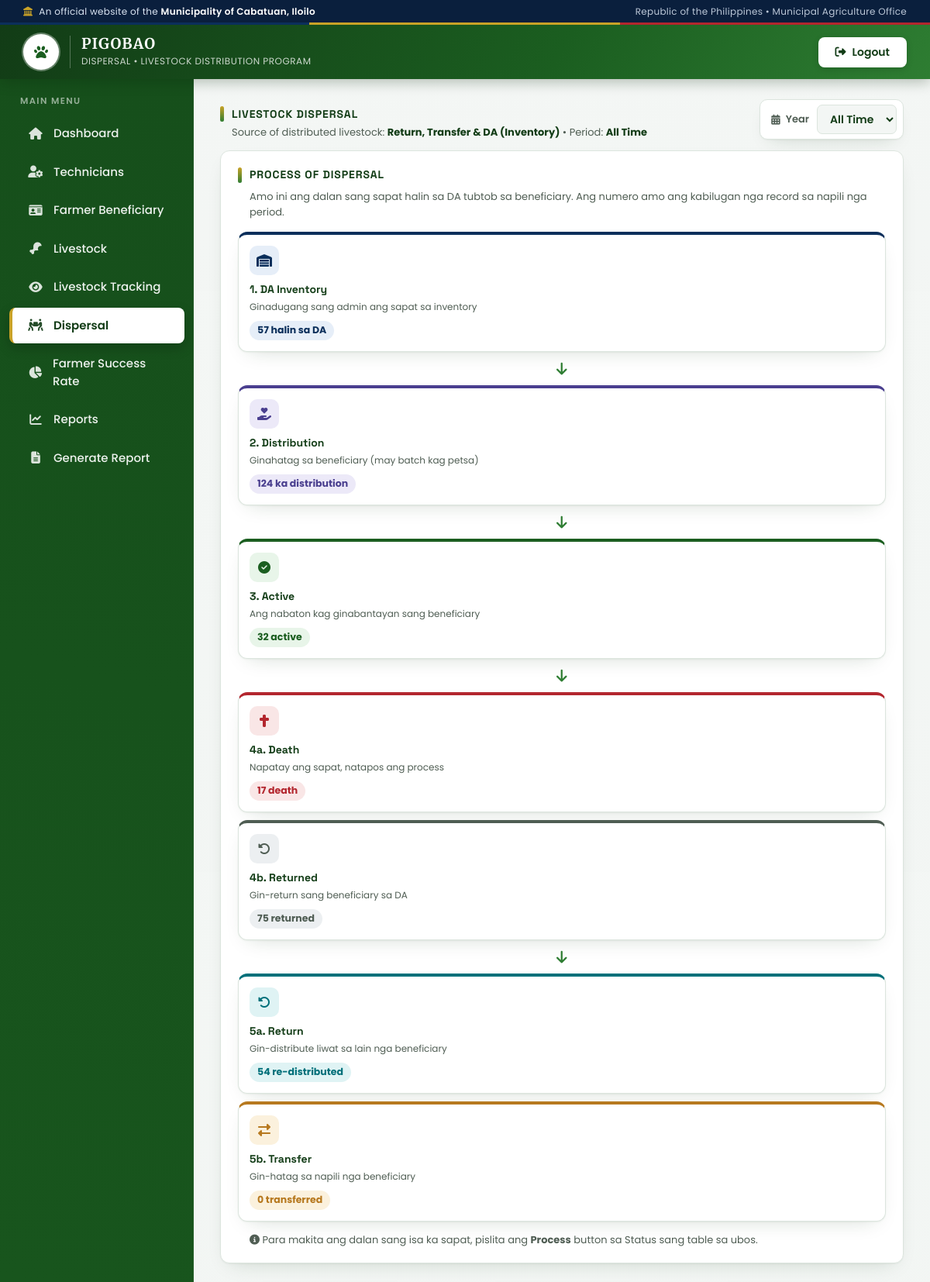
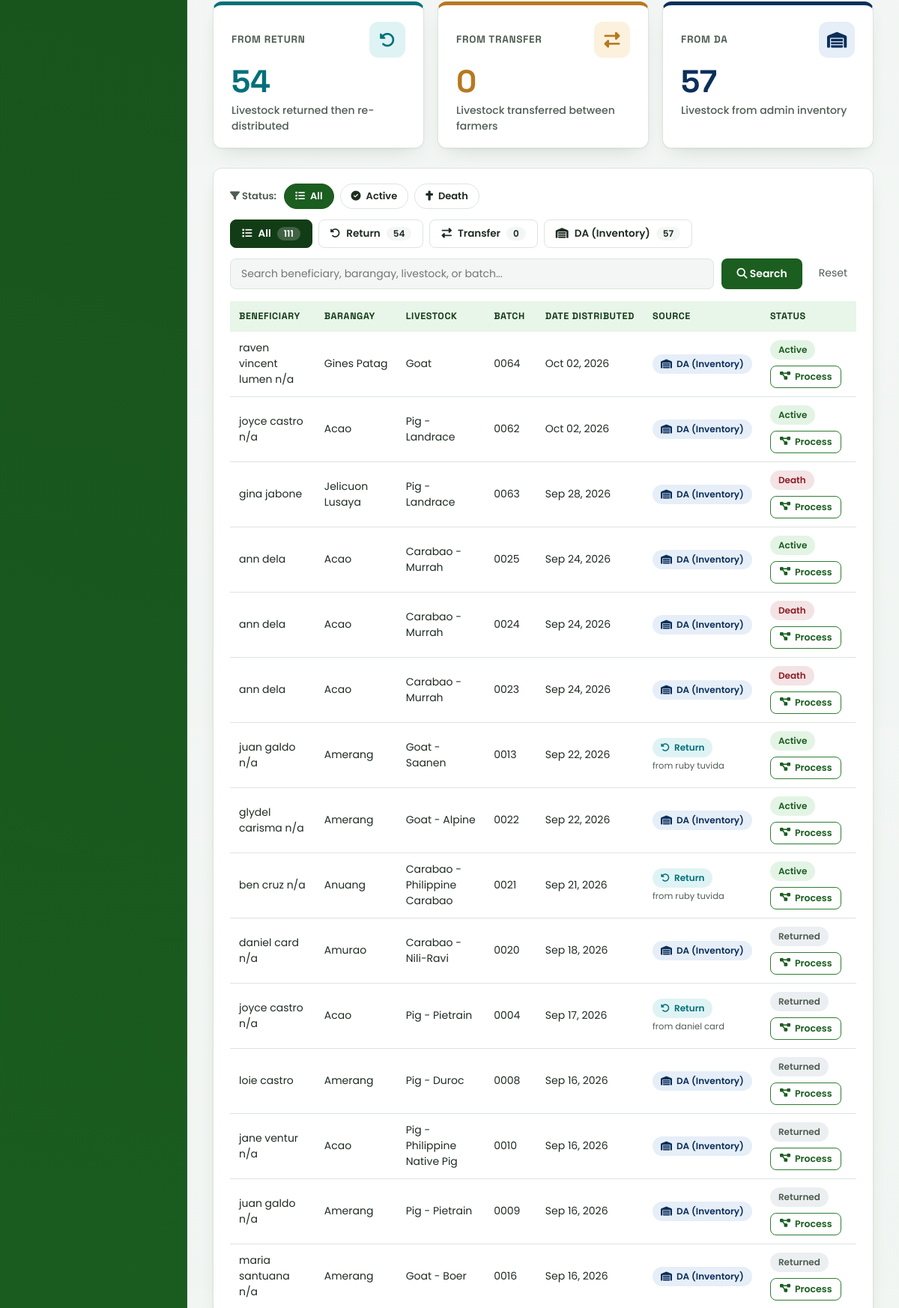
The app's page /dispersal.php (signed in, upper part) with its own data (2 pictures, top to bottom).
### tables this page shows
CREATE TABLE `distributions` (
  `distribution_id` int(10) UNSIGNED NOT NULL,
  `technician_id` int(10) UNSIGNED NOT NULL,
  `beneficiary_id` int(10) UNSIGNED NOT NULL,
  `livestock_id` int(10) UNSIGNED NOT NULL,
  `quantity` int(10) UNSIGNED NOT NULL DEFAULT 1,
  `distribution_date` date NOT NULL,
  `distribution_location` varchar(150) DEFAULT NULL,
  `batch_no` varchar(50) NOT NULL,
  `remarks` text DEFAULT NULL,
  `status` enum('active','returned','death') NOT NULL DEFAULT 'active',
  `return_date` date DEFAULT NULL,
  `return_reason` varchar(255) DEFAULT NULL,
  `returned_to_beneficiary_id` int(10) UNSIGNED DEFAULT NULL,
  `report_type` varchar(100) DEFAULT NULL,
  `report_content` text DEFAULT NULL,
  `report_date` date DEFAULT NULL,
  `death_date` date DEFAULT NULL,
  `death_cause` varchar(255) DEFAULT NULL,
  `death_type` enum('natural','disease','accident','unknown','other') DEFAULT NULL,
  `death_remarks` text DEFAULT NULL,
  `closed_at` datetime DEFAULT NULL,
  `closed_by` int(10) UNSIGNED DEFAULT NULL,
  `created_at` timestamp NOT NULL DEFAULT current_timestamp(),
  `updated_at` timestamp NOT NULL DEFAULT current_timestamp() ON UPDATE current_timestamp()
);

### dispersal.php (the view, shortened to what this page needs)
<?php
require '../db.php';
$base="
    SELECT d.distribution_id, d.livestock_id, d.quantity, d.distribution_date, d.batch_no, d.status,
           d.distribution_location,
           CONCAT_WS(' ', b.firstname, b.lastname, b.extension_name) AS b_name,
           br.barangay_name AS b_brgy,
           CONCAT(UPPER(SUBSTRING(l.kind,1,1)),SUBSTRING(l.kind,2),
                  IF(l.breed<>'',CONCAT(' - ',l.breed),'')) AS l_type,
           CONCAT_WS(' ', pb.firstname, pb.lastname) AS from_name,
           pv.return_date AS from_date,
           CASE
             WHEN pv.distribution_id IS NOT NULL THEN
                  IF(pv.returned_to_beneficiary_id=d.beneficiary_id,'transfer','return')
             ELSE 'da'
           END AS src
    FROM distributions d
    JOIN beneficiaries b ON b.beneficiary_id=d.beneficiary_id
    LEFT JOIN barangays br ON br.barangay_id=b.barangay_id
    LEFT JOIN livestock l ON l.livestock_id=d.livestock_id
    LEFT JOIN distributions pv ON pv.distribution_id=(
        SELECT p.distribution_id FROM distributions p
        WHERE p.livestock_id=d.livestock_id
          AND p.distribution_id<d.distribution_id
          AND p.status='returned'
          AND p.beneficiary_id<>d.beneficiary_id
        ORDER BY p.distribution_id DESC LIMIT 1)
    LEFT JOIN beneficiaries pb ON pb.beneficiary_id=pv.beneficiary_id
";
$source=$_GET['source']??'all';
$dstatus=$_GET['dstatus']??'all';
$search=trim($_GET['q']??'');
$yearParam=$_GET['year']??'all';
$year=preg_match('/^\d{4}$/',$yearParam)?(int)$yearParam:'all';
$where=" WHERE 1=1";
$types='';
$params=[];
function runQuery($conn,$sql,$types,$params){
    try{
        $st=$conn->prepare($sql);
        $st->execute();
        return [$st->get_result(),null];
    }catch(Throwable $e){
        return [false,$e->getMessage()];
    }
}
$counts=['all'=>0,'return'=>0,'transfer'=>0,'da'=>0];
[$cres,$cerr]=runQuery($conn,"SELECT t.src, COUNT(*) c FROM ($base) t $where GROUP BY t.src",$types,$params);
if($cres){
    while($r=$cres->fetch_assoc()){
        if(isset($counts[$r['src']])){ $counts[$r['src']]=(int)$r['c']; }
        $counts['all']+=(int)$r['c'];
    }
}
$listWhere=$where; $listTypes=$types; $listParams=$params;
[$rows,$qerr]=runQuery($conn,
    "SELECT t.* FROM ($base) t $listWhere ORDER BY t.distribution_date DESC, t.distribution_id DESC",
    $listTypes,$listParams);
$stat=['active'=>0,'death'=>0,'returned'=>0];
$yw=''; $yt=''; $yp=[];
[$sres,$serr]=runQuery($conn,"SELECT status, COUNT(*) c FROM distributions $yw GROUP BY status",$yt,$yp);
if($sres){
    while($r=$sres->fetch_assoc()){
        if(isset($stat[$r['status']])){ $stat[$r['status']]=(int)$r['c']; }
    }
}
$statTotal=array_sum($stat);
$labels=[
    'return'  =>['Return','fa-rotate-left','return'],
    'transfer'=>['Transfer','fa-right-left','transfer'],
    'da'      =>['DA (Inventory)','fa-warehouse','da'],
];
function tabUrl($s,$year,$search,$dstatus='all'){
    return '?'.http_build_query(['source'=>$s,'year'=>$year,'q'=>$search,'dstatus'=>$dstatus]);
}
?>
<!DOCTYPE html>
<html lang="en">
<head>
<link rel="stylesheet" href="https://cdnjs.cloudflare.com/ajax/libs/font-awesome/6.4.0/css/all.min.css">
</head>
<body>
<div class="gov-strip">
<div class="left">
<i class="fas fa-landmark"></i>
<span>An official website of the <strong>Municipality of Cabatuan, Iloilo</strong></span>
</div>
<div class="right">Republic of the Philippines &bull; Municipal Agriculture Office</div>
</div>
<header>
<div class="brand">
<div class="seal">
</div>
<div class="titles">
<h1>PIGOBAO</h1>
<small>Dispersal &bull; Livestock Distribution Program</small>
</div>
</div>
<a href="../adminlog_out.php" class="logout">
<i class="fas fa-right-from-bracket"></i>
Logout
</a>
</header>
<div class="sidebar">
<div class="menu-title">Main Menu</div>
<a href="../admin_dashboard.php"><i class="fas fa-home"></i>Dashboard</a>
<a href="add-technician.php"><i class="fas fa-user-cog"></i>Technicians</a>
<a href="farmer-beneficiary.php"><i class="fas fa-id-card"></i>Farmer Beneficiary</a>
<a href="add-livestock.php"><i class="fas fa-drumstick-bite"></i>Livestock</a>
<a href="tracking.php"><i class="fas fa-eye"></i>Livestock Tracking</a>
<a href="dispersal.php" class="active"><i class="fas fa-people-carry-box"></i>Dispersal</a>
<a href="farmer-success-rate.php"><i class="fas fa-chart-pie"></i>Farmer Success Rate</a>
<a href="reports.php"><i class="fas fa-chart-line"></i>Reports</a>
<a href="generate-report.php"><i class="fas fa-file-alt"></i>Generate Report</a>
</div>
<div class="main-content">
<div class="overview-bar">
<div>
<p class="section-label">Livestock Dispersal</p>
<p class="period">
Source of distributed livestock:
<strong>Return, Transfer &amp; DA (Inventory)</strong>
&bull; Period: <strong><?=$year==='all'?'All Time':(int)$year?></strong>
</p>
</div>
<form class="year-filter" method="GET">
<label for="year"><i class="fas fa-calendar-days"></i> Year</label>
<select name="year" id="year" onchange="saveScroll();this.form.submit()">
<option value="all" <?=$year==='all'?'selected':''?>>All Time</option>
</select>
</form>
</div>
<div class="panel flow-panel">
<p class="section-label">Process of Dispersal</p>
<p class="flow-note">Amo ini ang dalan sang sapat halin sa DA tubtob sa beneficiary. Ang numero amo ang kabilugan nga record sa napili nga period.</p>
<div class="pflow">
  <div class="pstep s-da">
    <div class="pico"><i class="fas fa-warehouse"></i></div>
    <b>1. DA Inventory</b>
    <small>Ginadugang sang admin ang sapat sa inventory</small>
    <span class="pcount"><?=number_format($counts['da'])?> halin sa DA</span>
  </div>
  <div class="parrow"><i class="fas fa-arrow-right"></i></div>
  <div class="pstep s-dist">
    <div class="pico"><i class="fas fa-hand-holding-heart"></i></div>
    <b>2. Distribution</b>
    <small>Ginahatag sa beneficiary (may batch kag petsa)</small>
    <span class="pcount"><?=number_format($statTotal)?> ka distribution</span>
  </div>
  <div class="parrow"><i class="fas fa-arrow-right"></i></div>
  <div class="pstep s-active">
    <div class="pico"><i class="fas fa-circle-check"></i></div>
    <b>3. Active</b>
    <small>Ang nabaton kag ginabantayan sang beneficiary</small>
    <span class="pcount"><?=number_format($stat['active'])?> active</span>
  </div>
  <div class="parrow"><i class="fas fa-arrow-right"></i></div>
  <div class="pbranch">
    <div class="pstep s-death">
      <div class="pico"><i class="fas fa-cross"></i></div>
      <b>4a. Death</b>
      <small>Napatay ang sapat, natapos ang process</small>
      <span class="pcount"><?=number_format($stat['death'])?> death</span>
    </div>
    <div class="pstep s-ret">
      <div class="pico"><i class="fas fa-rotate-left"></i></div>
      <b>4b. Returned</b>
      <small>Gin-return sang beneficiary sa DA</small>
      <span class="pcount"><?=number_format($stat['returned'])?> returned</span>
    </div>
  </div>
  <div class="parrow"><i class="fas fa-arrow-right"></i></div>
  <div class="pbranch">
    <div class="pstep s-re">
      <div class="pico"><i class="fas fa-rotate-left"></i></div>
      <b>5a. Return</b>
      <small>Gin-distribute liwat sa lain nga beneficiary</small>
      <span class="pcount"><?=number_format($counts['return'])?> re-distributed</span>
    </div>
    <div class="pstep s-tr">
      <div class="pico"><i class="fas fa-right-left"></i></div>
      <b>5b. Transfer</b>
      <small>Gin-hatag sa napili nga beneficiary</small>
      <span class="pcount"><?=number_format($counts['transfer'])?> transferred</span>
    </div>
  </div>
</div>
<p class="flow-note" style="margin:14px 0 0">
<i class="fas fa-circle-info"></i> Para makita ang dalan sang isa ka sapat, pislita ang <strong>Process</strong> button sa Status sang table sa ubos.
</p>
</div>
<div class="dashboard-cards -three">
<a class="card -return <?=$source==='return'?'-active':''?>" href="<?=htmlspecialchars(tabUrl('return',$yearParam,$search,$dstatus))?>">
<div class="card-top">
<span class="card-label">From Return</span>
<div class="card-icon"><i class="fas fa-rotate-left"></i></div>
</div>
<div class="number"><?=number_format($counts['return'])?></div>
<div class="description">Livestock returned then re-distributed</div>
</a>
<a class="card -transfer <?=$source==='transfer'?'-active':''?>" href="<?=htmlspecialchars(tabUrl('transfer',$yearParam,$search,$dstatus))?>">
<div class="card-top">
<span class="card-label">From Transfer</span>
<div class="card-icon"><i class="fas fa-right-left"></i></div>
</div>
<div class="number"><?=number_format($counts['transfer'])?></div>
<div class="description">Livestock transferred between farmers</div>
</a>
<a class="card -da <?=$source==='da'?'-active':''?>" href="<?=htmlspecialchars(tabUrl('da',$yearParam,$search,$dstatus))?>">
<div class="card-top">
<span class="card-label">From DA</span>
<div class="card-icon"><i class="fas fa-warehouse"></i></div>
</div>
<div class="number"><?=number_format($counts['da'])?></div>
<div class="description">Livestock from admin inventory</div>
</a>
</div>
<div class="panel">
<div class="state-filter">
<span class="lbl"><i class="fas fa-filter"></i> Status:</span>
<a class="pill <?=$dstatus==='all'?'on':''?>" href="<?=htmlspecialchars(tabUrl($source,$yearParam,$search,'all'))?>"><i class="fas fa-list"></i> All</a>
<a class="pill <?=$dstatus==='active'?'on':''?>" href="<?=htmlspecialchars(tabUrl($source,$yearParam,$search,'active'))?>"><i class="fas fa-circle-check"></i> Active</a>
<a class="pill death <?=$dstatus==='death'?'on':''?>" href="<?=htmlspecialchars(tabUrl($source,$yearParam,$search,'death'))?>"><i class="fas fa-cross"></i> Death</a>
</div>
<div class="tabs">
<?php
$tabDefs=['all'=>['All','fa-list']]+array_map(fn($l)=>[$l[0],$l[1]],$labels);
foreach($tabDefs as $key=>$def): ?>
<a class="tab <?=$source===$key?'active':''?>" href="<?=htmlspecialchars(tabUrl($key,$yearParam,$search,$dstatus))?>">
<i class="fas <?=$def[1]?>"></i> <?=$def[0]?> <span class="n"><?=$counts[$key]?></span>
</a>
<?php endforeach; ?>
</div>
<form class="tools" method="get">
<input type="text" name="q" placeholder="Search beneficiary, barangay, livestock, or batch..." value="<?=htmlspecialchars($search)?>">
<button type="submit"><i class="fas fa-magnifying-glass"></i> Search</button>
<a class="reset" href="dispersal.php">Reset</a>
</form>
<div class="table-wrap">
<table>
<thead>
<tr><th>Beneficiary</th><th>Barangay</th><th>Livestock</th><th>Batch</th><th>Date Distributed</th><th>Source</th><th>Status</th></tr>
</thead>
<tbody>
<?php
if($rows && $rows->num_rows>0):
while($r=$rows->fetch_assoc()):
    $src=isset($labels[$r['src']])?$r['src']:'da';
    [$lbl,$ico,$cls]=$labels[$src];
?>
<tr>
<td><?=htmlspecialchars($r['b_name'])?></td>
<td><?=htmlspecialchars($r['b_brgy']??'-')?></td>
<td><?=htmlspecialchars($r['l_type']??'-')?></td>
<td><?=htmlspecialchars($r['batch_no']??'-')?></td>
<td><?=!empty($r['distribution_date'])?date('M d, Y',strtotime($r['distribution_date'])):'-'?></td>
<td>
<span class="badge <?=$cls?>"><i class="fas <?=$ico?>"></i> <?=$lbl?></span>
<?php if(in_array($src,['return','transfer'],true) && !empty($r['from_name'])): ?>
<span class="from">from <?=htmlspecialchars($r['from_name'])?></span>
<?php endif; ?>
</td>
<td>
<?php $st=in_array($r['status'],['active','death','returned'],true)?$r['status']:'returned'; ?>
<div class="status-actions">
<span class="badge st-<?=$st?>"><?=htmlspecialchars(ucfirst($r['status']))?></span>
<button type="button" class="btn-proc" data-id="<?=(int)$r['livestock_id']?>" title="Tan-awa ang process sang dispersal">
<i class="fas fa-diagram-project"></i> Process
</button>
</div>
</td>
</tr>
<?php endwhile; else: ?>
<tr><td colspan="7" class="empty">Wala sing nakita nga record.</td></tr>
<?php endif; ?>
</tbody>
</table>
</div>
</div>
</div>
</body>
</html>

### records on screen
distributions: b_name "raven vincent lumen n/a", b_brgy "Gines Patag", l_type "Goat", batch_no "0064", distribution_date "Oct 02, 2026", lbl "DA (Inventory)", status "Active"
distributions: b_name "joyce castro n/a", b_brgy "Acao", l_type "Pig - Landrace", batch_no "0062", distribution_date "Oct 02, 2026", lbl "DA (Inventory)", status "Active"
distributions: b_name "gina jabone", b_brgy "Jelicuon Lusaya", l_type "Pig - Landrace", batch_no "0063", distribution_date "Sep 28, 2026", lbl "DA (Inventory)", status "Death"
distributions: b_name "ann dela", b_brgy "Acao", l_type "Carabao - Murrah", batch_no "0025", distribution_date "Sep 24, 2026", lbl "DA (Inventory)", status "Active"
distributions: b_name "ann dela", b_brgy "Acao", l_type "Carabao - Murrah", batch_no "0024", distribution_date "Sep 24, 2026", lbl "DA (Inventory)", status "Death"
distributions: b_name "ann dela", b_brgy "Acao", l_type "Carabao - Murrah", batch_no "0023", distribution_date "Sep 24, 2026", lbl "DA (Inventory)", status "Death"
distributions: b_name "juan galdo n/a", b_brgy "Amerang", l_type "Goat - Saanen", batch_no "0013", distribution_date "Sep 22, 2026", lbl "Return", from_name "ruby tuvida", status "Active"
distributions: b_name "glydel carisma n/a", b_brgy "Amerang", l_type "Goat - Alpine", batch_no "0022", distribution_date "Sep 22, 2026", lbl "DA (Inventory)", status "Active"
distributions: b_name "ben cruz n/a", b_brgy "Anuang", l_type "Carabao - Philippine Carabao", batch_no "0021", distribution_date "Sep 21, 2026", lbl "Return", from_name "ruby tuvida", status "Active"
distributions: b_name "daniel card n/a", b_brgy "Amurao", l_type "Carabao - Nili-Ravi", batch_no "0020", distribution_date "Sep 18, 2026", lbl "DA (Inventory)", status "Returned"
distributions: b_name "joyce castro n/a", b_brgy "Acao", l_type "Pig - Pietrain", batch_no "0004", distribution_date "Sep 17, 2026", lbl "Return", from_name "daniel card", status "Returned"
distributions: b_name "loie castro", b_brgy "Amerang", l_type "Pig - Duroc", batch_no "0008", distribution_date "Sep 16, 2026", lbl "DA (Inventory)", status "Returned"
distributions: b_name "jane ventur n/a", b_brgy "Acao", l_type "Pig - Philippine Native Pig", batch_no "0010", distribution_date "Sep 16, 2026", lbl "DA (Inventory)", status "Returned"
distributions: b_name "juan galdo n/a", b_brgy "Amerang", l_type "Pig - Pietrain", batch_no "0009", distribution_date "Sep 16, 2026", lbl "DA (Inventory)", status "Returned"
distributions: b_name "maria santuana n/a", b_brgy "Amerang", l_type "Goat - Boer", batch_no "0016", distribution_date "Sep 16, 2026", lbl "DA (Inventory)", status "Returned"

### other values on screen
$counts['da'] "57"
$statTotal "124"
$stat['active'] "32"
$stat['death'] "17"
$stat['returned'] "75"
$counts['return'] "54"
$counts['transfer'] "0"
$def[0] "All"
$counts[$key] "111"
$def[0] "Return"
$counts[$key] "54"
$def[0] "Transfer"
$counts[$key] "0"
$def[0] "DA (Inventory)"
$counts[$key] "57"
